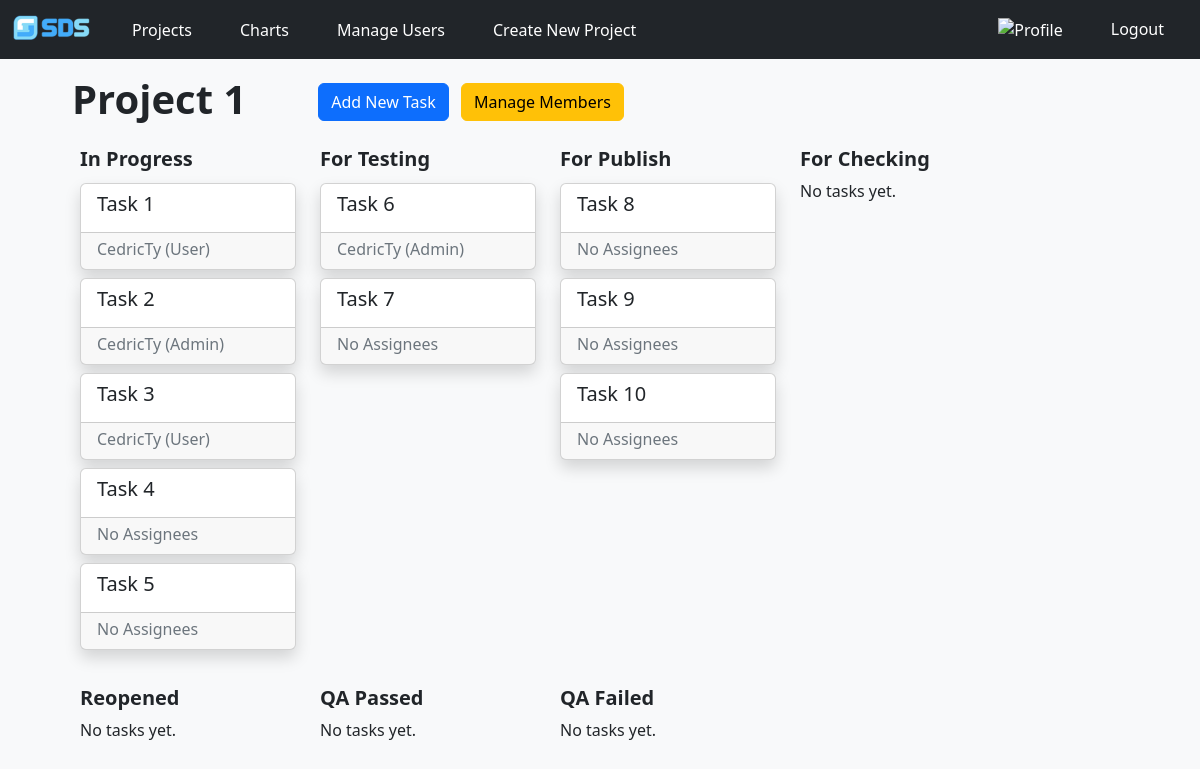
The app's page /project.php?projectid=1 (signed in) with its own data.
### tables this page shows
CREATE TABLE `projects` (
  `projectid` int(11) NOT NULL,
  `project_name` varchar(255) NOT NULL,
  `project_desc` text NOT NULL
);

CREATE TABLE `tasks` (
  `taskid` int(11) NOT NULL,
  `task_name` varchar(255) NOT NULL,
  `task_desc` text DEFAULT NULL,
  `label` enum('In Progress','For Testing','Reopened','For Checking','For Publish','QA Passed','QA Failed') NOT NULL,
  `time_est` time NOT NULL DEFAULT '00:00:00',
  `start_date` date NOT NULL DEFAULT current_timestamp(),
  `due_date` date NOT NULL DEFAULT current_timestamp(),
  `created_by` int(11) NOT NULL,
  `created_on` date NOT NULL DEFAULT current_timestamp(),
  `projectid` int(11) NOT NULL
);

CREATE TABLE `users` (
  `userid` int(11) NOT NULL,
  `f_name` varchar(50) NOT NULL,
  `l_name` varchar(50) NOT NULL,
  `email` varchar(50) NOT NULL,
  `password` varchar(50) NOT NULL,
  `privilege` enum('User','Admin','') NOT NULL
);

### services/get_tasks.php (the view)
<?php
    function get_tasks($con, $proj_id) {
?>
    <div class="container-fluid">
        <div class="row row-cols-auto px-2 pb-1 mx-auto">
<?php
    $labels = array('In Progress', 'For Testing', 'For Publish', 'For Checking', 'Reopened', 'QA Passed', 'QA Failed');
    foreach ($labels as $label) {
?>
            <div class="col hstack align-items-start my-3" style="width:15rem;">
                <div class="row row-cols-1">
                    <div class="col">
                        <h5><strong><?= $label?></strong></h5>
                    </div>
<?php
        $query = "SELECT *
                    FROM tasks
                    WHERE label = ?
                    AND tasks.projectid = ?";
        $stmt = $con->prepare($query);
        $stmt->bind_param('si', $label, $proj_id);
        $stmt->execute();
        $results = $stmt->get_result();
        $requests = array();
        while ($row = mysqli_fetch_assoc($results)) {
            $requests[] = $row;
        }
        $requests = array_map(fn($v) => $v === '' ? null : $v, $requests);
        if($requests) {
            foreach ($requests as $request) {
?>
                    <div class="col ">
                        <a class="link-underline link-underline-opacity-0" href="task.php?taskid=<?= $request['taskid'];?>">
                        <div class="card shadow my-1" style="width:13.5rem;">
                            <h5 class="card-title px-3 py-2"><?= $request['task_name'];?></h5>
                            <div class="card-footer">
                                <p class="card-subtitle text-secondary">
                                    <?php
                                        $query = "SELECT u.userid, u.f_name, u.l_name
                                                    FROM users u, assignee a, tasks t
                                                    WHERE a.userid = u.userid
                                                    AND a.taskid = t.taskid
                                                    AND t.taskid = " . $request['taskid'] ."
                                                    LIMIT 1";
                                        $taskresult = mysqli_query($con, $query);
                                        $task = mysqli_fetch_assoc($taskresult);
                                        if (!is_null($task)){
                                            echo $task['f_name'] . $task['l_name'];
                                        } else echo "No Assignees";
                                    ?>
                                </p>
                            </div>
                        </div>
                        </a>
                    </div>
<?php }} else { ?><p>No tasks yet. <?php } ?>
                </div>
            </div>
<?php
    }
    ?>
<?php }

### project.php (shortened to what this page needs)
<!doctype html>
<html lang="en">
    <head>
        <link href="https://cdn.jsdelivr.net/npm/bootstrap@5.3.3/dist/css/bootstrap.min.css" rel="stylesheet">
    </head>
    <?php
        require_once "services/db_config.php";
        require_once "modules/nav.php";
        require_once "services/get_tasks.php";
        $projectid = mysqli_escape_string($con, $_GET['projectid']);
        $query = "SELECT projects.project_name
                    FROM projects
                    WHERE projectid = ?";
        $stmt = $con->prepare($query);
        $stmt->bind_param('i', $projectid);
        $stmt->execute();
        $result = $stmt->get_result();
        $project = mysqli_fetch_assoc($result);
    ?>
    <body class="bg-body-tertiary">
        <div class="container-fluid px-5 py-3">
            <div class="row row-cols-auto">
                <div class="col mx-4">
                    <h1><strong><?= $project['project_name'] ?></strong></h1>
                </div>
                <div class="col mx-4">
                    <a class="btn btn-primary align-middle my-2 me-2">Add New Task</a>
                    <?php if($_SESSION['privilege'] == 'Admin'){ ?>
                    <button type="button" class="btn btn-warning align-middle my-2 me-2" data-bs-toggle="modal" data-bs-target="#inviteModal">Manage Members</button>
                    <?php } ?>
                </div>
            </div>
        <?php get_tasks($con, $projectid);?>
    </body>
</html>

### records on screen
projects: project_name "Project 1"
tasks: task_name "Task 1", users.f_name "Cedric", users.l_name "Ty (User)"
tasks: task_name "Task 2", created_by.f_name "Cedric", created_by.l_name "Ty (Admin)"
tasks: task_name "Task 3", users.f_name "Cedric", users.l_name "Ty (User)"
tasks: task_name "Task 4", shows "No Assignees"
tasks: task_name "Task 5", shows "No Assignees"
tasks: task_name "Task 6", created_by.f_name "Cedric", created_by.l_name "Ty (Admin)"
tasks: task_name "Task 7", shows "No Assignees"
tasks: task_name "Task 8", shows "No Assignees"
tasks: task_name "Task 9", shows "No Assignees"
tasks: task_name "Task 10", shows "No Assignees"

### other values on screen
$label "In Progress"
$label "For Testing"
$label "For Publish"
$label "For Checking"
$label "Reopened"
$label "QA Passed"
$label "QA Failed"
